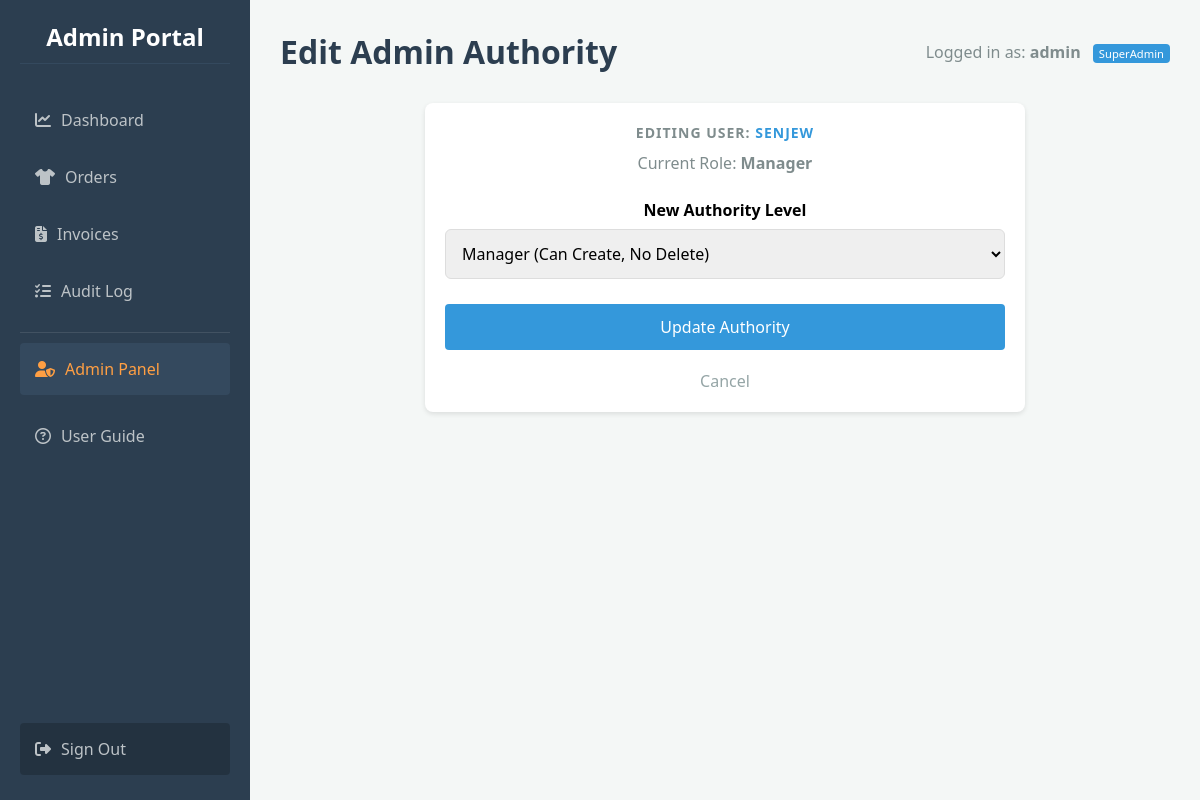
The app's page /admin/edit/2 (signed in) with its own data.
### app.py (models this page shows)
class User(db.Model):
    id = db.Column(db.Integer, primary_key=True)
    custom_id = db.Column(db.String(50), unique=True)
    username = db.Column(db.String(100), unique=True, nullable=False)
    password = db.Column(db.String(100), nullable=False)
    role = db.Column(db.String(20), default='Staff')
    is_suspended = db.Column(db.Boolean, default=False)
    must_change_password = db.Column(db.Boolean, default=False)

### app.py (the view, shortened to what this page needs)
@app.route('/admin/edit/<int:user_id>', methods=['GET', 'POST'])
@admin_required
def edit_admin(user_id):
    user = User.query.get_or_404(user_id)
    if user.id == g.user.id:
        flash("You cannot edit your own authority level.", "danger")
        return redirect(url_for('admin_panel'))
    return render_template('admin_edit.html', user=user)

### app.py (called while the page is built)
@app.before_request
def load_user():
    g.user = None
    if 'user_id' in session: g.user = User.query.get(session['user_id'])

def admin_required(f):
    @wraps(f)
    def decorated_function(*args, **kwargs):
        if not g.user or g.user.role != 'SuperAdmin':
            flash("Access Denied: You do not have permission to view this page.", "danger")
            return redirect(url_for('dashboard'))
        return f(*args, **kwargs)
    return decorated_function

### templates/admin_edit.html (shortened to what this page needs)
{% extends "base.html" %}
{% block header %}Edit Admin Authority{% endblock %}
{% block content %}
<div class="card" style="max-width: 600px; margin: 0 auto;">
    <h3>Editing User: <span style="color: #3498db;">{{ user.username }}</span></h3>
    <p style="color: #7f8c8d; margin-bottom: 25px;">Current Role: <strong>{{ user.role }}</strong></p>
    <form id="editForm" method="POST">
        <div style="margin-bottom: 25px;">
            <label style="display: block; margin-bottom: 8px; font-weight: bold;">New Authority Level</label>
            <select id="roleSelect" name="role" required style="width: 100%; padding: 12px; border: 1px solid #ddd; border-radius: 6px; font-size: 16px;">
                <option value="Manager" {% if user.role == 'Manager' %}selected{% endif %}>Manager (Can Create, No Delete)</option>
            </select>
        </div>
        <button type="button" class="btn btn-primary" style="width: 100%; padding: 12px; font-size: 16px;" onclick="openConfirmModal()">
            Update Authority
        </button>
    </form>
    <div style="text-align: center; margin-top: 20px;">
        <a href="{{ url_for('admin_panel') }}" style="color: #95a5a6; text-decoration: none;">Cancel</a>
    </div>
</div>
{% endblock %}

### templates/base.html (shortened to what this page needs)
<!DOCTYPE html>
<html lang="en">
<head>
    <link rel="stylesheet" href="https://cdnjs.cloudflare.com/ajax/libs/font-awesome/6.4.0/css/all.min.css">
    <link rel="stylesheet" href="{{ url_for('static', filename='style.css') }}">
</head>
<body>
    <nav class="sidebar">
        <h2>Admin Portal</h2>
        <a href="{{ url_for('dashboard') }}" class="{{ 'active' if request.path == '/dashboard' else '' }}">
            <i class="fa-solid fa-chart-line" style="margin-right: 10px;"></i>Dashboard
        </a>
        <a href="{{ url_for('orders') }}" class="{{ 'active' if request.path == '/orders' else '' }}">
            <i class="fa-solid fa-shirt" style="margin-right: 10px;"></i>Orders
        </a>
        <a href="{{ url_for('invoices') }}" class="{{ 'active' if request.path == '/invoices' else '' }}">
            <i class="fa-solid fa-file-invoice-dollar" style="margin-right: 10px;"></i>Invoices
        </a>
        <a href="{{ url_for('audit_log') }}" class="{{ 'active' if request.path == '/audit' else '' }}">
            <i class="fa-solid fa-list-check" style="margin-right: 10px;"></i>Audit Log
        </a>
        {% if g.user and g.user.role == 'SuperAdmin' %}
            <div style="border-top: 1px solid rgba(255,255,255,0.1); margin: 10px 0; padding-top: 10px;">
                <a href="{{ url_for('admin_panel') }}" class="{{ 'active' if request.path.startswith('/admin') else '' }}" style="color: #ff9f43;">
                    <i class="fa-solid fa-user-shield" style="margin-right: 10px;"></i>Admin Panel
                </a>
            </div>
        {% endif %}
        <a href="{{ url_for('guide') }}" class="{{ 'active' if request.path == '/guide' else '' }}">
            <i class="fa-regular fa-circle-question" style="margin-right: 10px;"></i>User Guide
        </a>
        <a href="{{ url_for('logout') }}" style="margin-top: auto; background: rgba(0,0,0,0.2);">
            <i class="fa-solid fa-right-from-bracket" style="margin-right: 10px;"></i>Sign Out
        </a>
    </nav>
    <div class="main-content">
        <div class="header">
            <h1>{% block header %}{% endblock %}</h1>
            <div class="user-info" style="color: #7f8c8d;">
                {% if g.user %}
                    Logged in as: <strong>{{ g.user.username }}</strong>
                    <span class="role-badge" style="background-color: #3498db; color: white;">{{ g.user.role }}</span>
                {% else %}
                    Guest
                {% endif %}
            </div>
        </div>
        <div class="content-area">
            {% block content %}{% endblock %}
        </div>
    </div>
</body>
</html>

### static/style.css (style rules this page uses)
* { box-sizing: border_box; margin: 0; padding: 0; font-family: 'Segoe UI', Tahoma, Geneva, Verdana, sans-serif; }
body { background-color: #f4f7f6; display: flex; min-height: 100vh; }
.sidebar { width: 250px; background-color: #2c3e50; color: white; padding: 20px; display: flex; flex-direction: column; }
.sidebar h2 { margin-bottom: 30px; font-size: 24px; text-align: center; border-bottom: 1px solid #34495e; padding-bottom: 10px; }
.sidebar a { color: #bdc3c7; text-decoration: none; padding: 15px; margin-bottom: 5px; border-radius: 4px; transition: 0.3s; }
.sidebar a:hover, .sidebar a.active { background-color: #34495e; color: white; }
.main-content { flex: 1; padding: 30px; overflow-y: auto; }
.header { display: flex; justify-content: space-between; align-items: center; margin-bottom: 30px; }
.card { background: white; padding: 20px; border-radius: 8px; box-shadow: 0 2px 5px rgba(0,0,0,0.1); text-align: center; }
.card h3 { font-size: 14px; color: #7f8c8d; margin-bottom: 10px; }
.btn { padding: 10px 15px; border-radius: 4px; text-decoration: none; color: white; border: none; cursor: pointer; font-size: 14px; }
.btn-primary { background-color: #3498db; }
input[type="text"], select { padding: 8px; border: 1px solid #bdc3c7; border-radius: 4px; }

### templates/base.html (style rules this page uses)
* { box-sizing: border-box; margin: 0; padding: 0; font-family: 'Segoe UI', Tahoma, Geneva, Verdana, sans-serif; }
body { background-color: #f4f7f6; display: flex; min-height: 100vh; }
.sidebar { width: 250px; background-color: #2c3e50; color: white; padding: 20px; display: flex; flex-direction: column; flex-shrink: 0; }
.sidebar h2 { margin-bottom: 30px; font-size: 24px; text-align: center; border-bottom: 1px solid #34495e; padding-bottom: 10px; }
.sidebar a { color: #bdc3c7; text-decoration: none; padding: 15px; margin-bottom: 5px; border-radius: 4px; transition: 0.3s; display: block; }
.sidebar a:hover, .sidebar a.active { background-color: #34495e; color: white; }
.main-content { flex: 1; padding: 30px; overflow-y: auto; }
.header { display: flex; justify-content: space-between; align-items: center; margin-bottom: 30px; }
.header h1 { color: #2c3e50; }
.card { background: white; padding: 20px; border-radius: 8px; box-shadow: 0 2px 5px rgba(0,0,0,0.1); text-align: center; }
.card h3 { font-size: 14px; color: #7f8c8d; margin-bottom: 10px; text-transform: uppercase; letter-spacing: 1px; }
.role-badge { font-size: 0.7em; padding: 2px 6px; border-radius: 4px; background: rgba(255,255,255,0.2); margin-left: 8px; vertical-align: middle; }
.btn { border: none; color: white; cursor: pointer; display: inline-block; text-align: center; text-decoration: none; }
.btn-primary { background-color: #3498db; }

### records on screen
User: user.username "admin", user.role "SuperAdmin"
User: username "SENJEW", role "Manager", role "Manager (Can Create, No Delete)"
